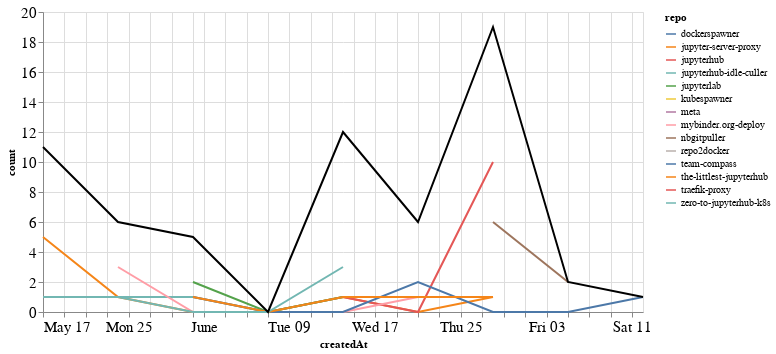

Notebook cell for this chart:
### Markdown cell above
## Comments

### Code cell
comments_time = comments.groupby('repo').resample('W', on='createdAt').count()['author'].reset_index()
comments_time = comments_time.rename(columns={'author': 'count'})
comments_time_total = comments_time.groupby('createdAt').agg({"count": "sum"}).reset_index()
ch1 = alt.Chart(comments_time, width=600).mark_line().encode(
    x='createdAt',
    y='count',
    color='repo',
    tooltip="repo"
)

ch2 = alt.Chart(comments_time_total, width=600).mark_line(color="black").encode(
    x='createdAt',
    y='count',
)

ch1 + ch2

### Figure 1 — Vega-Lite specification as saved in the notebook (floating-point values rounded to 4 significant figures)
{"config": {"axisLeft": {"labelFontSize": 15}, "axisBottom": {"labelFontSize": 15}}, "layer": [{"data": {"name": "data-040e935e5cf308d06db2963c1220df09"}, "mark": "line", "encoding": {"color": {"type": "nominal", "field": "repo"}, "tooltip": {"type": "nominal", "field": "repo"}, "x": {"type": "temporal", "field": "createdAt"}, "y": {"type": "quantitative", "field": "count"}}, "width": 600}, {"data": {"name": "data-bf9144865cb816dfa373ab9487feb337"}, "mark": {"type": "line", "color": "black"}, "encoding": {"x": {"type": "temporal", "field": "createdAt"}, "y": {"type": "quantitative", "field": "count"}}, "width": 600}], "$schema": "https://vega.github.io/schema/vega-lite/v4.8.1.json", "datasets": {"data-040e935e5cf308d06db2963c1220df09": [{"repo": "dockerspawner", "createdAt": "2020-06-14T00:00:00", "count": 4}, {"repo": "jupyter-server-proxy", "createdAt": "2020-05-17T00:00:00", "count": 5}, {"repo": "jupyter-server-proxy", "createdAt": "2020-05-24T00:00:00", "count": 1}, {"repo": "jupyter-server-proxy", "createdAt": "2020-05-31T00:00:00", "count": 0}, {"repo": "jupyter-server-proxy", "createdAt": "2020-06-07T00:00:00", "count": 0}, {"repo": "jupyter-server-proxy", "createdAt": "2020-06-14T00:00:00", "count": 1}, {"repo": "jupyter-server-proxy", "createdAt": "2020-06-21T00:00:00", "count": 0}, {"repo": "jupyter-server-proxy", "createdAt": "2020-06-28T00:00:00", "count": 1}, {"repo": "jupyterhub", "createdAt": "2020-06-14T00:00:00", "count": 1}, {"repo": "jupyterhub", "createdAt": "2020-06-21T00:00:00", "count": 0}, {"repo": "jupyterhub", "createdAt": "2020-06-28T00:00:00", "count": 10}, {"repo": "jupyterhub-idle-culler", "createdAt": "2020-05-24T00:00:00", "count": 1}, {"repo": "jupyterhub-idle-culler", "createdAt": "2020-05-31T00:00:00", "count": 1}, {"repo": "jupyterhub-idle-culler", "createdAt": "2020-06-07T00:00:00", "count": 0}, {"repo": "jupyterhub-idle-culler", "createdAt": "2020-06-14T00:00:00", "count": 1}, {"repo": "jupyterhub-idle-culler", "createdAt": "2020-06-21T00:00:00", "count": 1}, {"repo": "jupyterlab", "createdAt": "2020-05-31T00:00:00", "count": 2}, {"repo": "jupyterlab", "createdAt": "2020-06-07T00:00:00", "count": 0}, {"repo": "jupyterlab", "createdAt": "2020-06-14T00:00:00", "count": 1}, {"repo": "kubespawner", "createdAt": "2020-06-21T00:00:00", "count": 1}, {"repo": "meta", "createdAt": "2020-06-28T00:00:00", "count": 1}, {"repo": "mybinder.org-deploy", "createdAt": "2020-05-24T00:00:00", "count": 3}, {"repo": "mybinder.org-deploy", "createdAt": "2020-05-31T00:00:00", "count": 0}, {"repo": "mybinder.org-deploy", "createdAt": "2020-06-07T00:00:00", "count": 0}, {"repo": "mybinder.org-deploy", "createdAt": "2020-06-14T00:00:00", "count": 0}, {"repo": "mybinder.org-deploy", "createdAt": "2020-06-21T00:00:00", "count": 1}, {"repo": "nbgitpuller", "createdAt": "2020-06-28T00:00:00", "count": 6}, {"repo": "nbgitpuller", "createdAt": "2020-07-05T00:00:00", "count": 2}, {"repo": "repo2docker", "createdAt": "2020-05-17T00:00:00", "count": 1}, {"repo": "team-compass", "createdAt": "2020-05-31T00:00:00", "count": 1}, {"repo": "team-compass", "createdAt": "2020-06-07T00:00:00", "count": 0}, {"repo": "team-compass", "createdAt": "2020-06-14T00:00:00", "count": 0}, {"repo": "team-compass", "createdAt": "2020-06-21T00:00:00", "count": 2}, {"repo": "team-compass", "createdAt": "2020-06-28T00:00:00", "count": 0}, {"repo": "team-compass", "createdAt": "2020-07-05T00:00:00", "count": 0}, {"repo": "team-compass", "createdAt": "2020-07-12T00:00:00", "count": 1}, {"repo": "the-littlest-jupyterhub", "createdAt": "2020-05-31T00:00:00", "count": 1}, {"repo": "the-littlest-jupyterhub", "createdAt": "2020-06-07T00:00:00", "count": 0}, {"repo": "the-littlest-jupyterhub", "createdAt": "2020-06-14T00:00:00", "count": 1}, {"repo": "the-littlest-jupyterhub", "createdAt": "2020-06-21T00:00:00", "count": 1}, {"repo": "the-littlest-jupyterhub", "createdAt": "2020-06-28T00:00:00", "count": 1}, {"repo": "traefik-proxy", "createdAt": "2020-05-17T00:00:00", "count": 4}, {"repo": "zero-to-jupyterhub-k8s", "createdAt": "2020-05-17T00:00:00", "count": 1}, {"repo": "zero-to-jupyterhub-k8s", "createdAt": "2020-05-24T00:00:00", "count": 1}, {"repo": "zero-to-jupyterhub-k8s", "createdAt": "2020-05-31T00:00:00", "count": 0}, {"repo": "zero-to-jupyterhub-k8s", "createdAt": "2020-06-07T00:00:00", "count": 0}, {"repo": "zero-to-jupyterhub-k8s", "createdAt": "2020-06-14T00:00:00", "count": 3}], "data-bf9144865cb816dfa373ab9487feb337": [{"createdAt": "2020-05-17T00:00:00", "count": 11}, {"createdAt": "2020-05-24T00:00:00", "count": 6}, {"createdAt": "2020-05-31T00:00:00", "count": 5}, {"createdAt": "2020-06-07T00:00:00", "count": 0}, {"createdAt": "2020-06-14T00:00:00", "count": 12}, {"createdAt": "2020-06-21T00:00:00", "count": 6}, {"createdAt": "2020-06-28T00:00:00", "count": 19}, {"createdAt": "2020-07-05T00:00:00", "count": 2}, {"createdAt": "2020-07-12T00:00:00", "count": 1}]}}
